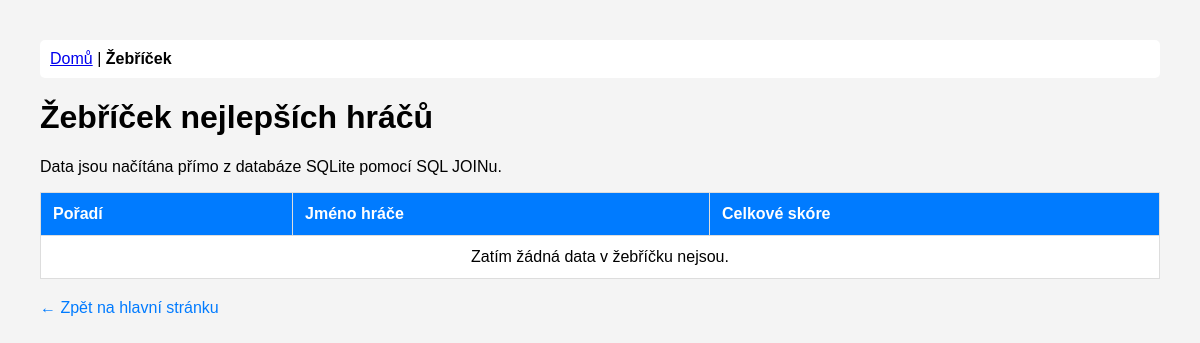
/zebricek, run on an earlier commit of the app's database.
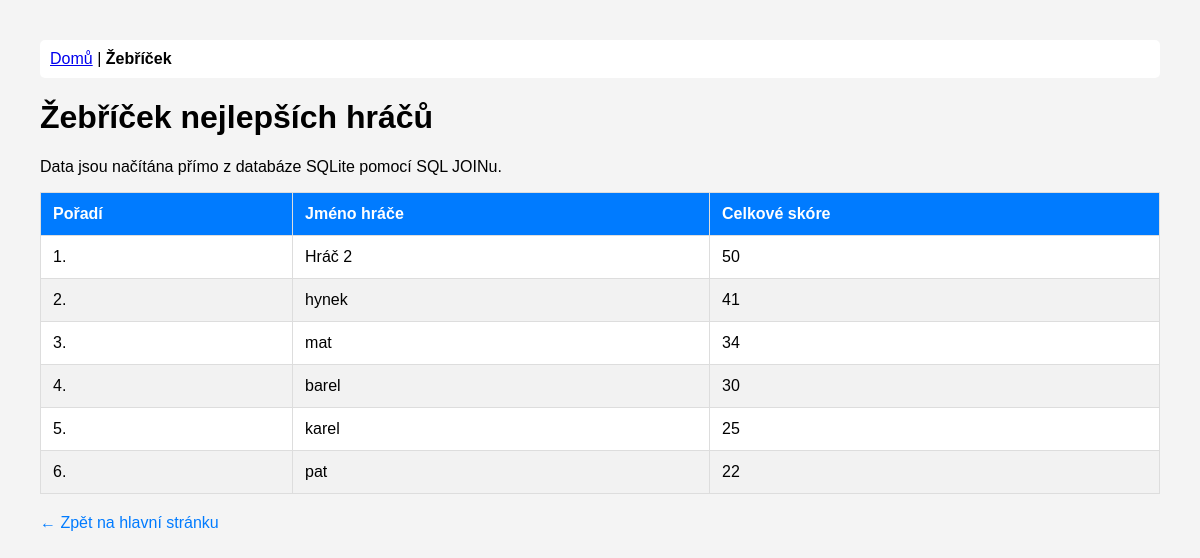
And on a later commit of the database.
### tables this page shows
CREATE TABLE uzivatele (
    id INTEGER PRIMARY KEY AUTOINCREMENT,
    jmeno TEXT NOT NULL UNIQUE,
    email TEXT NOT NULL UNIQUE,
    heslo TEXT NOT NULL,
    role TEXT DEFAULT 'user'
);

### web/web_portal.py (the view)
@app.route('/zebricek')
def zebricek():
    try:
        hraci = get_leaderboard()
    except Exception as e:
        print(f"Chyba při čtení z DB: {e}")
        hraci = []
    return render_template('zebricek.html', hraci=hraci)

### database_local/db_manager_local.py (called while the page is built)
def get_leaderboard():
    conn = sqlite3.connect(DB_PATH)
    cursor = conn.cursor()
    query = """
        SELECT u.jmeno, SUM(uvz.skore) as celkem, u.id
        FROM uzivatele u
        JOIN ucast_v_zapasu uvz ON u.id = uvz.uzivatel_id
        GROUP BY u.id
        ORDER BY celkem DESC
    """
    cursor.execute(query)
    res = cursor.fetchall()
    conn.close()
    return res

### web/web_portal.py (called while the page is built)
@app.before_request
def check_session():
    if 'user' not in session:
        session['user'] = None
        session['is_admin'] = False

### web/templates/zebricek.html (shortened to what this page needs)
<!DOCTYPE html>
<html lang="cs">
<head>
</head>
<body>
    <nav>
        <a href="/">Domů</a> | <strong>Žebříček</strong>
    </nav>
    <h1>Žebříček nejlepších hráčů</h1>
    <p>Data jsou načítána přímo z databáze SQLite pomocí SQL JOINu.</p>
    <table>
        <thead>
            <tr>
                <th>Pořadí</th>
                <th>Jméno hráče</th>
                <th>Celkové skóre</th>
            </tr>
        </thead>
        <tbody>
            {% for hrac in hraci %}
            <tr>
                <td>{{ loop.index }}.</td>
                <td>{{ hrac[0] }}</td>
                <td>{{ hrac[1] }}</td>
            </tr>
            {% else %}
            <tr>
                <td colspan="{{ '4' if session.is_admin else '3' }}" style="text-align: center;">
                    Zatím žádná data v žebříčku nejsou.
                </td>
            </tr>
            {% endfor %}
        </tbody>
    </table>
    <a href="/" class="back-link">← Zpět na hlavní stránku</a>
</body>
</html>

### web/templates/zebricek.html (style rules this page uses)
body { font-family: sans-serif; margin: 40px; background-color: #f4f4f4; }
nav { margin-bottom: 20px; background: white; padding: 10px; border-radius: 5px; }
table { width: 100%; border-collapse: collapse; background: white; }
th, td { padding: 12px; border: 1px solid #ddd; text-align: left; }
th { background-color: #007bff; color: white; }
tr:nth-child(even) { background-color: #f2f2f2; }
.back-link { display: inline-block; margin-top: 20px; text-decoration: none; color: #007bff; }

What changed in the data, as far as the page shows it:
added uzivatele: jmeno "Hráč 2", hrac "50"
added uzivatele: jmeno "hynek", hrac "41"
added uzivatele: jmeno "mat", hrac "34"
added uzivatele: jmeno "barel", hrac "30"
added uzivatele: jmeno "karel", hrac "25"
added uzivatele: jmeno "pat", hrac "22"
Also different on the page:
text no longer shown: "Zatím žádná data v žebříčku nejsou."
